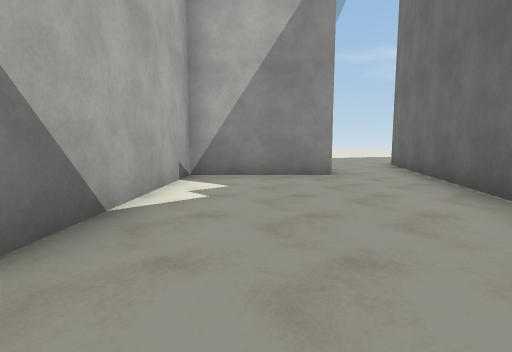
View 1 (above)

12 first-person views from a walk through a 3-D level made in the Unity game engine. The camera is 1.2 m above the floor, tilts 6° down and sees 85° across. The floor is counted in squares, 2 m on a side. Each view is taken from the middle of a square. On the plan, view 1 faces up. The plan holds only what a view shows up to about 9 squares ahead; the rest is blank. The place goes on beyond the plan. The player is left out. Some surface patterns are stand-ins.

View 2
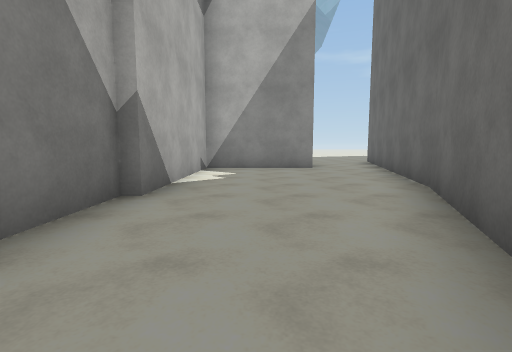

View 3
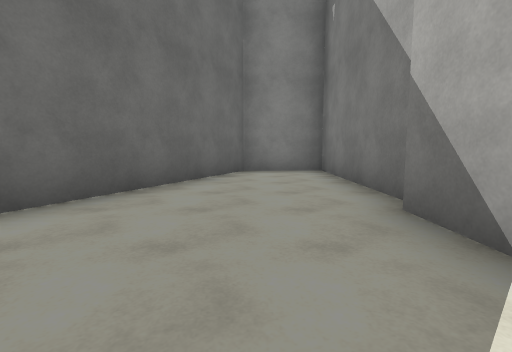

View 4
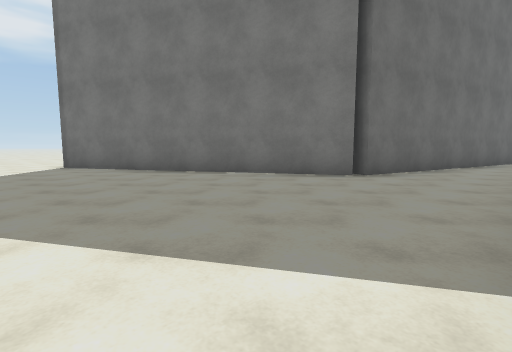

View 5
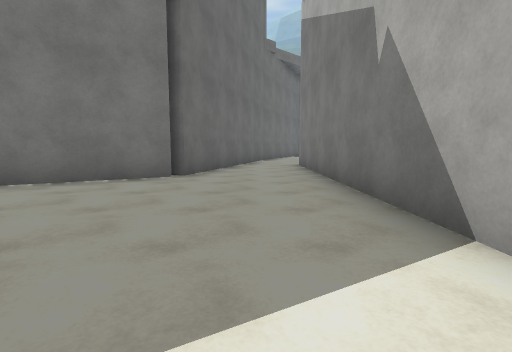

View 6
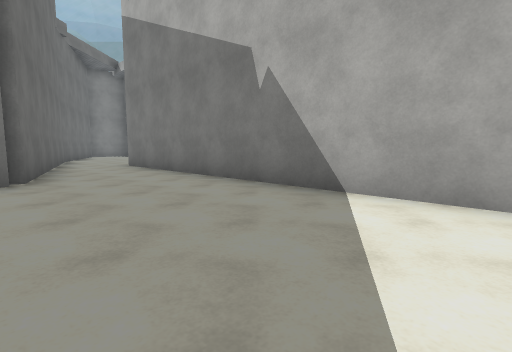

View 7
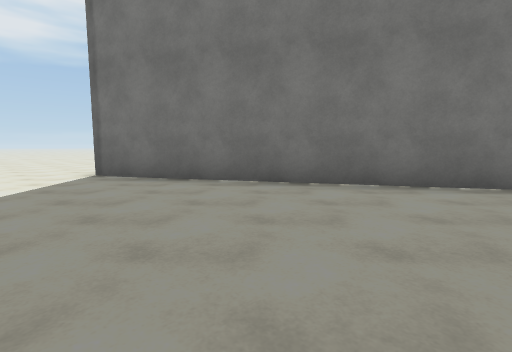

View 8
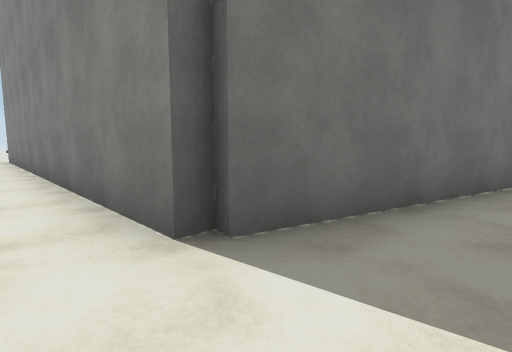

View 9
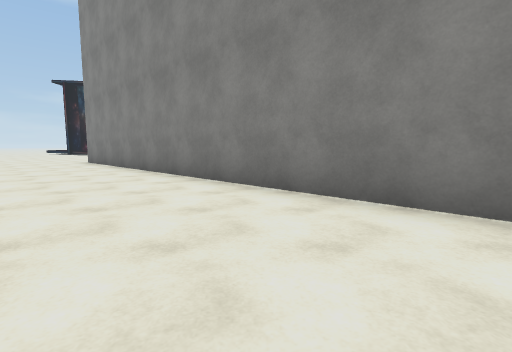

View 10
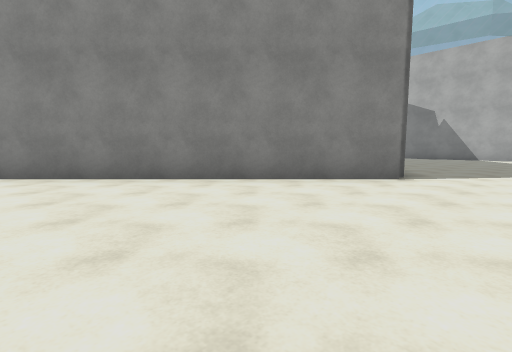

View 11
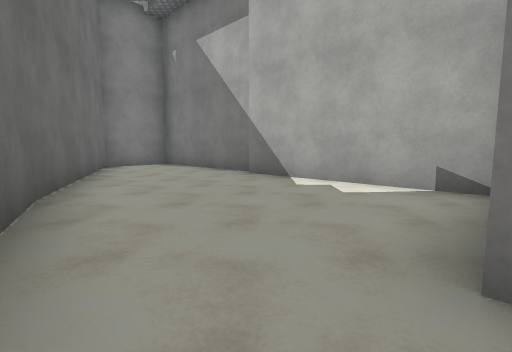

View 12
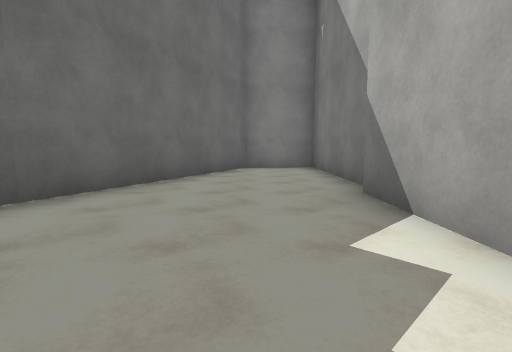

### Floor plan
Points are (right, up) in squares from view 1. A wall is a line through its corners. A room is listed if a view was taken in it or the views show most of it. See-through windows are left out.
Room 1 (views 1, 2, 3, 12)
walls: (-1.7, 1.5) (-1.7, -3) (0.3, -3) (2.6, 2.1); (2.5, 1.9) (3.1, 4.3); (1.6, 5.9) (-1.4, 5.9) (-1.4, 1.4)
ways out: opening at (2, 5) to room 2
Room 2 (views 4, 5, 6, 7, 8, 11)
walls: (4.5, 9.4) (11.4, 13.4); (1.6, 14.9) (1.6, 5.9); (11.2, 13) (11.5, 13.3); (3.1, 4.3) (4.5, 9.2) (4.9, 9.1)
ways out: opening at (2, 5) to room 1; opening at (13.5, 14.5) to room 3
Room 3 (views 9, 10)
walls: (11.5, 13.3) (17.6, 7.2)
ways out: opening at (13.5, 14.5) to room 2

Positions as (right, up) in squares from view 1, and headings:
1: (0, 0), facing up
2: (0, -2), facing up
3: (0, 4), facing down
4: (2, 15), facing down-right
5: (3, 15), facing down
6: (5, 15), facing down-left
7: (5, 15), facing down-right
8: (11, 15), facing down
9: (14, 15), facing down
10: (17, 15), facing down-left
11: (3, 6), facing down-left
12: (0, 5), facing down
